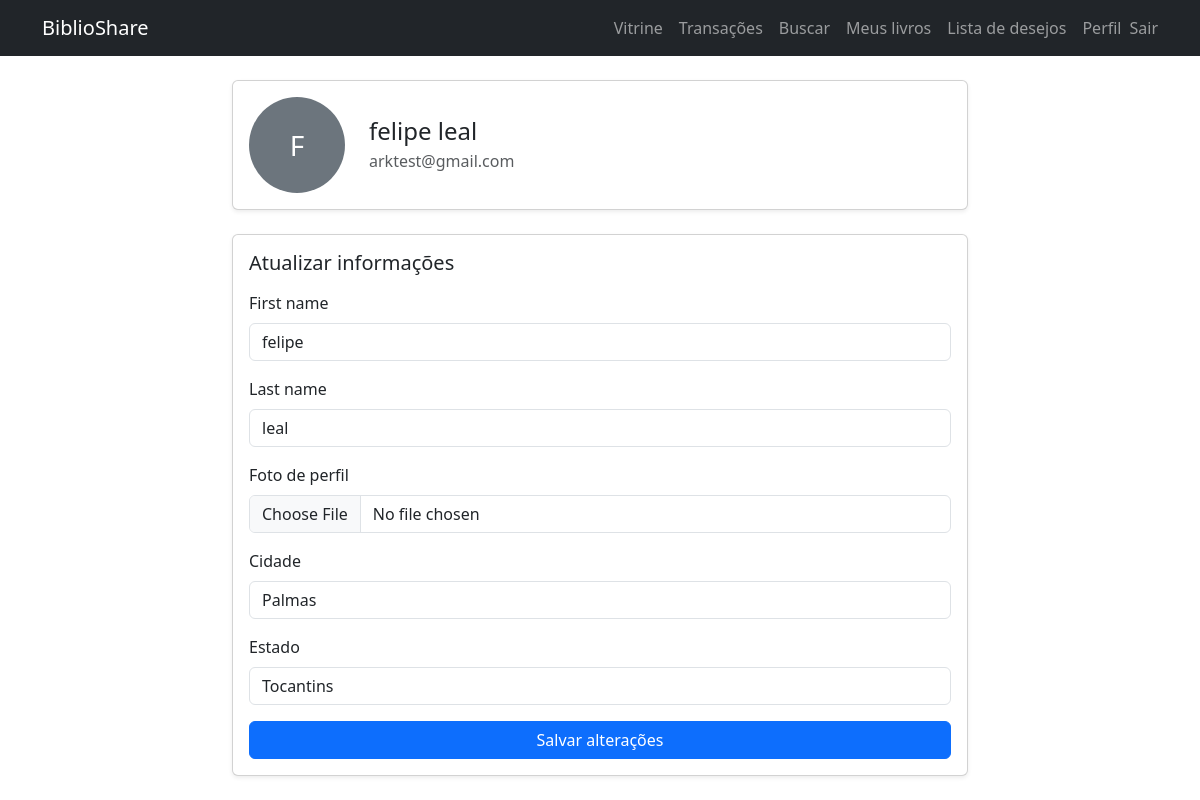
Page /perfil/ (signed in) on the committed database.
### usuarios/models.py (models this page shows)
class Usuario(AbstractUser):
    email = models.EmailField('email', unique=True)
    foto_perfil = models.ImageField(
        'foto de perfil',
        upload_to='usuarios/fotos',
        blank=True,
        null=True,
    )
    cidade = models.CharField(
        'cidade',
        max_length=100,
        blank=True,
    )
    estado = models.CharField(
        'estado',
        max_length=50,
        blank=True,
    )
    vinculo_verificado = models.BooleanField(
        'vínculo verificado',
        default=False,
    )
    class Meta:
        verbose_name = 'Usuário'
        verbose_name_plural = 'Usuários'

### usuarios/views.py (the view, shortened to what this page needs)
class PerfilView(LoginRequiredMixin, UpdateView):
    template_name = 'usuarios/perfil.html'
    model = Usuario
    form_class = PerfilForm
    success_url = reverse_lazy('usuarios_web:perfil')
    def get_object(self):
        return self.request.user

### usuarios/forms.py
class PerfilForm(BootstrapFormMixin, forms.ModelForm):
    class Meta:
        model = Usuario
        fields = (
            'first_name',
            'last_name',
            'foto_perfil',
            'cidade',
            'estado',
        )

### templates/usuarios/perfil.html (shortened to what this page needs)
{% extends 'base.html' %}
{% block content %}
  <div class="row justify-content-center">
    <div class="col-lg-8">
      <div class="card shadow-sm mb-4">
        <div class="card-body d-flex align-items-center">
          <div class="me-4">
            {% if request.user.foto_perfil %}
              <img src="{{ request.user.foto_perfil.url }}" alt="Foto de perfil" class="rounded-circle" width="96" height="96">
            {% else %}
              <div class="rounded-circle bg-secondary text-white d-flex align-items-center justify-content-center" style="width: 96px; height: 96px;">
                <span class="fs-3">{{ request.user.first_name|default:request.user.username|slice:":1"|upper }}</span>
              </div>
            {% endif %}
          </div>
          <div>
            <h1 class="h4 mb-1">{{ request.user.get_full_name|default:request.user.username }}</h1>
            <p class="mb-0 text-muted">{{ request.user.email }}</p>
          </div>
        </div>
      </div>
      <div class="card shadow-sm">
        <div class="card-body">
          <h2 class="h5 mb-3">Atualizar informações</h2>
          <form method="post" enctype="multipart/form-data" novalidate>
            {% for field in form %}
              <div class="mb-3">
                <label class="form-label" for="{{ field.id_for_label }}">{{ field.label }}</label>
                {{ field }}
              </div>
            {% endfor %}
            <div class="d-grid">
              <button type="submit" class="btn btn-primary">Salvar alterações</button>
            </div>
          </form>
        </div>
      </div>
    </div>
  </div>
{% endblock %}

### rows in the picture
Usuario: user.first_name "F", user.get_full_name "felipe leal", user.email "arktest@gmail.com", form "felipe" "leal" "Palmas" "Tocantins"

### other values in the picture
{{ field.label }} "First name" "Last name" "Foto de perfil" "Cidade" "Estado"
